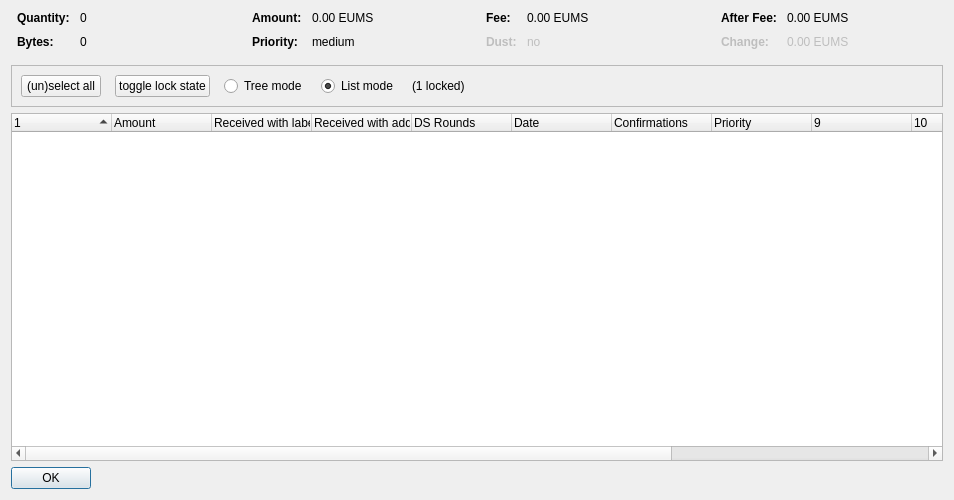
<?xml version="1.0" encoding="UTF-8"?>
<ui version="4.0">
 <class>CoinControlDialog</class>
 <widget class="QDialog" name="CoinControlDialog">
  <property name="geometry">
   <rect>
    <x>0</x>
    <y>0</y>
    <width>954</width>
    <height>500</height>
   </rect>
  </property>
  <property name="windowTitle">
   <string>Coin Selection</string>
  </property>
  <layout class="QVBoxLayout" name="verticalLayout">
   <item>
    <layout class="QHBoxLayout" name="horizontalLayoutTop" stretch="0,0,0,0">
     <property name="topMargin">
      <number>0</number>
     </property>
     <property name="bottomMargin">
      <number>10</number>
     </property>
     <item>
      <layout class="QFormLayout" name="formLayoutCoinControl1">
       <property name="horizontalSpacing">
        <number>10</number>
       </property>
       <property name="verticalSpacing">
        <number>10</number>
       </property>
       <property name="leftMargin">
        <number>6</number>
       </property>
       <property name="rightMargin">
        <number>6</number>
       </property>
       <item row="0" column="0">
        <widget class="QLabel" name="labelCoinControlQuantityText">
         <property name="font">
          <font>
           <weight>75</weight>
           <bold>true</bold>
          </font>
         </property>
         <property name="text">
          <string>Quantity:</string>
         </property>
        </widget>
       </item>
       <item row="0" column="1">
        <widget class="QLabel" name="labelCoinControlQuantity">
         <property name="cursor">
          <cursorShape>IBeamCursor</cursorShape>
         </property>
         <property name="contextMenuPolicy">
          <enum>Qt::ActionsContextMenu</enum>
         </property>
         <property name="text">
          <string notr="true">0</string>
         </property>
         <property name="textInteractionFlags">
          <set>Qt::LinksAccessibleByMouse|Qt::TextSelectableByKeyboard|Qt::TextSelectableByMouse</set>
         </property>
        </widget>
       </item>
       <item row="1" column="0">
        <widget class="QLabel" name="labelCoinControlBytesText">
         <property name="font">
          <font>
           <weight>75</weight>
           <bold>true</bold>
          </font>
         </property>
         <property name="text">
          <string>Bytes:</string>
         </property>
        </widget>
       </item>
       <item row="1" column="1">
        <widget class="QLabel" name="labelCoinControlBytes">
         <property name="cursor">
          <cursorShape>IBeamCursor</cursorShape>
         </property>
         <property name="contextMenuPolicy">
          <enum>Qt::ActionsContextMenu</enum>
         </property>
         <property name="text">
          <string notr="true">0</string>
         </property>
         <property name="textInteractionFlags">
          <set>Qt::LinksAccessibleByMouse|Qt::TextSelectableByKeyboard|Qt::TextSelectableByMouse</set>
         </property>
        </widget>
       </item>
      </layout>
     </item>
     <item>
      <layout class="QFormLayout" name="formLayoutCoinControl2">
       <property name="horizontalSpacing">
        <number>10</number>
       </property>
       <property name="verticalSpacing">
        <number>10</number>
       </property>
       <property name="leftMargin">
        <number>6</number>
       </property>
       <property name="rightMargin">
        <number>6</number>
       </property>
       <item row="0" column="0">
        <widget class="QLabel" name="labelCoinControlAmountText">
         <property name="font">
          <font>
           <weight>75</weight>
           <bold>true</bold>
          </font>
         </property>
         <property name="text">
          <string>Amount:</string>
         </property>
        </widget>
       </item>
       <item row="0" column="1">
        <widget class="QLabel" name="labelCoinControlAmount">
         <property name="cursor">
          <cursorShape>IBeamCursor</cursorShape>
         </property>
         <property name="contextMenuPolicy">
          <enum>Qt::ActionsContextMenu</enum>
         </property>
         <property name="text">
          <string notr="true">0.00 EUMS</string>
         </property>
         <property name="textInteractionFlags">
          <set>Qt::LinksAccessibleByMouse|Qt::TextSelectableByKeyboard|Qt::TextSelectableByMouse</set>
         </property>
        </widget>
       </item>
       <item row="1" column="0">
        <widget class="QLabel" name="labelCoinControlPriorityText">
         <property name="font">
          <font>
           <weight>75</weight>
           <bold>true</bold>
          </font>
         </property>
         <property name="text">
          <string>Priority:</string>
         </property>
        </widget>
       </item>
       <item row="1" column="1">
        <widget class="QLabel" name="labelCoinControlPriority">
         <property name="cursor">
          <cursorShape>IBeamCursor</cursorShape>
         </property>
         <property name="contextMenuPolicy">
          <enum>Qt::ActionsContextMenu</enum>
         </property>
         <property name="text">
          <string>medium</string>
         </property>
         <property name="textInteractionFlags">
          <set>Qt::LinksAccessibleByMouse|Qt::TextSelectableByKeyboard|Qt::TextSelectableByMouse</set>
         </property>
        </widget>
       </item>
      </layout>
     </item>
     <item>
      <layout class="QFormLayout" name="formLayoutCoinControl3">
       <property name="horizontalSpacing">
        <number>10</number>
       </property>
       <property name="verticalSpacing">
        <number>10</number>
       </property>
       <property name="leftMargin">
        <number>6</number>
       </property>
       <property name="rightMargin">
        <number>6</number>
       </property>
       <item row="0" column="0">
        <widget class="QLabel" name="labelCoinControlFeeText">
         <property name="font">
          <font>
           <weight>75</weight>
           <bold>true</bold>
          </font>
         </property>
         <property name="text">
          <string>Fee:</string>
         </property>
        </widget>
       </item>
       <item row="0" column="1">
        <widget class="QLabel" name="labelCoinControlFee">
         <property name="cursor">
          <cursorShape>IBeamCursor</cursorShape>
         </property>
         <property name="contextMenuPolicy">
          <enum>Qt::ActionsContextMenu</enum>
         </property>
         <property name="text">
          <string notr="true">0.00 EUMS</string>
         </property>
         <property name="textInteractionFlags">
          <set>Qt::LinksAccessibleByMouse|Qt::TextSelectableByKeyboard|Qt::TextSelectableByMouse</set>
         </property>
        </widget>
       </item>
       <item row="1" column="0">
        <widget class="QLabel" name="labelCoinControlLowOutputText">
         <property name="enabled">
          <bool>false</bool>
         </property>
         <property name="font">
          <font>
           <weight>75</weight>
           <bold>true</bold>
          </font>
         </property>
         <property name="text">
          <string>Dust:</string>
         </property>
        </widget>
       </item>
       <item row="1" column="1">
        <widget class="QLabel" name="labelCoinControlLowOutput">
         <property name="enabled">
          <bool>false</bool>
         </property>
         <property name="cursor">
          <cursorShape>IBeamCursor</cursorShape>
         </property>
         <property name="contextMenuPolicy">
          <enum>Qt::ActionsContextMenu</enum>
         </property>
         <property name="text">
          <string>no</string>
         </property>
         <property name="textInteractionFlags">
          <set>Qt::LinksAccessibleByMouse|Qt::TextSelectableByKeyboard|Qt::TextSelectableByMouse</set>
         </property>
        </widget>
       </item>
      </layout>
     </item>
     <item>
      <layout class="QFormLayout" name="formLayoutCoinControl4">
       <property name="horizontalSpacing">
        <number>10</number>
       </property>
       <property name="verticalSpacing">
        <number>10</number>
       </property>
       <property name="leftMargin">
        <number>6</number>
       </property>
       <property name="rightMargin">
        <number>6</number>
       </property>
       <item row="0" column="0">
        <widget class="QLabel" name="labelCoinControlAfterFeeText">
         <property name="font">
          <font>
           <weight>75</weight>
           <bold>true</bold>
          </font>
         </property>
         <property name="text">
          <string>After Fee:</string>
         </property>
        </widget>
       </item>
       <item row="0" column="1">
        <widget class="QLabel" name="labelCoinControlAfterFee">
         <property name="cursor">
          <cursorShape>IBeamCursor</cursorShape>
         </property>
         <property name="contextMenuPolicy">
          <enum>Qt::ActionsContextMenu</enum>
         </property>
         <property name="text">
          <string notr="true">0.00 EUMS</string>
         </property>
         <property name="textInteractionFlags">
          <set>Qt::LinksAccessibleByMouse|Qt::TextSelectableByKeyboard|Qt::TextSelectableByMouse</set>
         </property>
        </widget>
       </item>
       <item row="1" column="0">
        <widget class="QLabel" name="labelCoinControlChangeText">
         <property name="enabled">
          <bool>false</bool>
         </property>
         <property name="font">
          <font>
           <weight>75</weight>
           <bold>true</bold>
          </font>
         </property>
         <property name="text">
          <string>Change:</string>
         </property>
        </widget>
       </item>
       <item row="1" column="1">
        <widget class="QLabel" name="labelCoinControlChange">
         <property name="enabled">
          <bool>false</bool>
         </property>
         <property name="cursor">
          <cursorShape>IBeamCursor</cursorShape>
         </property>
         <property name="contextMenuPolicy">
          <enum>Qt::ActionsContextMenu</enum>
         </property>
         <property name="text">
          <string notr="true">0.00 EUMS</string>
         </property>
         <property name="textInteractionFlags">
          <set>Qt::LinksAccessibleByMouse|Qt::TextSelectableByKeyboard|Qt::TextSelectableByMouse</set>
         </property>
        </widget>
       </item>
      </layout>
     </item>
    </layout>
   </item>
   <item>
    <widget class="QFrame" name="frame">
     <property name="minimumSize">
      <size>
       <width>0</width>
       <height>40</height>
      </size>
     </property>
     <property name="frameShape">
      <enum>QFrame::StyledPanel</enum>
     </property>
     <property name="frameShadow">
      <enum>QFrame::Sunken</enum>
     </property>
     <layout class="QHBoxLayout" name="horizontalLayout">
      <item>
       <layout class="QHBoxLayout" name="horizontalLayoutPanel" stretch="0,0,0,0,0,0">
        <property name="spacing">
         <number>14</number>
        </property>
        <item>
         <widget class="QPushButton" name="pushButtonSelectAll">
          <property name="sizePolicy">
           <sizepolicy hsizetype="Maximum" vsizetype="Fixed">
            <horstretch>0</horstretch>
            <verstretch>0</verstretch>
           </sizepolicy>
          </property>
          <property name="text">
           <string>(un)select all</string>
          </property>
          <property name="autoDefault">
           <bool>false</bool>
          </property>
         </widget>
        </item>
        <item>
         <widget class="QPushButton" name="pushButtonToggleLock">
          <property name="sizePolicy">
           <sizepolicy hsizetype="Maximum" vsizetype="Fixed">
            <horstretch>0</horstretch>
            <verstretch>0</verstretch>
           </sizepolicy>
          </property>
          <property name="text">
           <string>toggle lock state</string>
          </property>
          <property name="autoDefault">
           <bool>false</bool>
          </property>
         </widget>
        </item>
        <item>
         <widget class="QRadioButton" name="radioTreeMode">
          <property name="sizePolicy">
           <sizepolicy hsizetype="Maximum" vsizetype="Fixed">
            <horstretch>0</horstretch>
            <verstretch>0</verstretch>
           </sizepolicy>
          </property>
          <property name="text">
           <string>Tree mode</string>
          </property>
         </widget>
        </item>
        <item>
         <widget class="QRadioButton" name="radioListMode">
          <property name="sizePolicy">
           <sizepolicy hsizetype="Maximum" vsizetype="Fixed">
            <horstretch>0</horstretch>
            <verstretch>0</verstretch>
           </sizepolicy>
          </property>
          <property name="text">
           <string>List mode</string>
          </property>
          <property name="checked">
           <bool>true</bool>
          </property>
         </widget>
        </item>
        <item>
         <widget class="QLabel" name="labelLocked">
          <property name="text">
           <string>(1 locked)</string>
          </property>
         </widget>
        </item>
        <item>
         <spacer name="horizontalSpacer">
          <property name="orientation">
           <enum>Qt::Horizontal</enum>
          </property>
          <property name="sizeHint" stdset="0">
           <size>
            <width>40</width>
            <height>20</height>
           </size>
          </property>
         </spacer>
        </item>
       </layout>
      </item>
     </layout>
    </widget>
   </item>
   <item>
    <widget class="CoinControlTreeWidget" name="treeWidget">
     <property name="contextMenuPolicy">
      <enum>Qt::CustomContextMenu</enum>
     </property>
     <property name="sortingEnabled">
      <bool>false</bool>
     </property>
     <property name="columnCount">
      <number>13</number>
     </property>
     <attribute name="headerShowSortIndicator" stdset="0">
      <bool>true</bool>
     </attribute>
     <attribute name="headerStretchLastSection">
      <bool>false</bool>
     </attribute>
     <column>
      <property name="text">
       <string/>
      </property>
     </column>
     <column>
      <property name="text">
       <string>Amount</string>
      </property>
     </column>
     <column>
      <property name="text">
       <string>Received with label</string>
      </property>
     </column>
     <column>
      <property name="text">
       <string>Received with address</string>
      </property>
     </column>
     <column>
      <property name="text">
       <string>DS Rounds</string>
      </property>
     </column>
     <column>
      <property name="text">
       <string>Date</string>
      </property>
     </column>
     <column>
      <property name="text">
       <string>Confirmations</string>
      </property>
      <property name="toolTip">
       <string>Confirmed</string>
      </property>
     </column>
     <column>
      <property name="text">
       <string>Priority</string>
      </property>
     </column>
     <column>
      <property name="text">
       <string/>
      </property>
     </column>
     <column>
      <property name="text">
       <string/>
      </property>
     </column>
     <column>
      <property name="text">
       <string/>
      </property>
     </column>
     <column>
      <property name="text">
       <string/>
      </property>
     </column>
     <column>
      <property name="text">
       <string/>
      </property>
     </column>
    </widget>
   </item>
   <item>
    <widget class="QDialogButtonBox" name="buttonBox">
     <property name="sizePolicy">
      <sizepolicy hsizetype="Maximum" vsizetype="Fixed">
       <horstretch>0</horstretch>
       <verstretch>0</verstretch>
      </sizepolicy>
     </property>
     <property name="orientation">
      <enum>Qt::Horizontal</enum>
     </property>
     <property name="standardButtons">
      <set>QDialogButtonBox::Ok</set>
     </property>
    </widget>
   </item>
  </layout>
 </widget>
 <customwidgets>
  <customwidget>
   <class>CoinControlTreeWidget</class>
   <extends>QTreeWidget</extends>
   <header>coincontroltreewidget.h</header>
  </customwidget>
 </customwidgets>
 <resources/>
 <connections/>
</ui>
